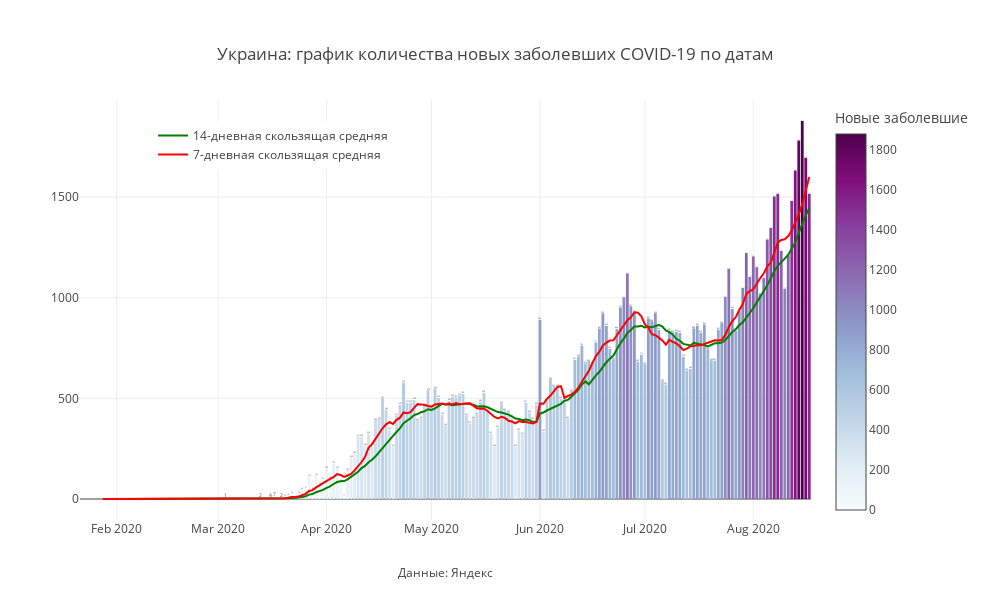

The notebook cell this image was saved under:
### Code cell
mask = X.Country ==my_country
#mask = (X.Date>datetime.date(2020,5,1)&(X.Region.isin(regions_towatch))
#mask = (X.Date>datetime.date(2020,5,1)&(X.Region==my_region)

fig = px.bar(X[mask], x='Date', 
             y="Day_confirmed",color ='Day_confirmed',
             title=f'{my_country}: '+'график количества новых заболевших COVID-19 по датам',
              color_continuous_scale= px.colors.sequential.BuPu,text = 'Day_confirmed',
             labels = {'Day_confirmed' : "Новые заболевшие",'Remaining_ill':'Текущие больные'})
fig.add_trace(
    go.Scatter(
        name='14-дневная скользящая средняя',
        x=X[mask].Date,
        y=X[mask]['MA14_dayconfirmed'],
        mode="lines",
        
        line=go.scatter.Line(color="green"),
        showlegend=True)
)
fig.add_trace(
    go.Scatter(
        name = '7-дневная скользящая средняя',
        x=X[mask]['Date'],
        y=X[mask]['MA7_dayconfirmed'],
        mode="lines",
        
        line=go.scatter.Line(color="red"),
        showlegend=True)
)
fig.update_layout(
    annotations=[
#         dict(
#             x='2020-04-13',
#             y=1355,
#             xref="x",
#             yref="y",
#             text="Введение<br>пропускной<br>системы в Москве",
#             showarrow=True,
#             arrowhead=2,
#             ax=0,
#             ay=-60),
#         dict(
#             x='2020-06-09',
#             y=1572,
#             xref="x",
#             yref="y",
#             text="Отмена<br>пропускной<br>системы в Москве",
#             showarrow=True,
#             arrowhead=2,
#             ax=0,
#             ay=-90),
        dict(
            x=0.5,
            y=-0.15,
            showarrow=False,
            text="Данные: Яндекс",
            xref="paper",
            yref="paper"),
        
                ],
    
    
                  title_x = 0.5,
                  title_y= 0.9,
                  title_xanchor = "center",
                  title_yanchor = "bottom", 
                  legend_x = 0.10,legend_y = 0.95,
                  width = 990, height = 600,template = 'gridon',
    
    
                  xaxis_title='',yaxis_title = ' '
)


fig.show()

### Figure 1 — Plotly figure (JSON) as saved in the notebook; plotly's stock layout.template omitted (floating-point values rounded to 4 significant figures; data arrays with more than 128 entries replaced by an {"elided": "..."} marker saying what was removed)
{"data": [{"alignmentgroup": "True", "hovertemplate": "Date=%{x}<br>Новые заболевшие=%{marker.color}<extra></extra>", "legendgroup": "", "marker": {"color": {"elided": "209 int values"}, "coloraxis": "coloraxis"}, "name": "", "offsetgroup": "", "orientation": "v", "showlegend": false, "text": {"elided": "209 int values"}, "textposition": "auto", "type": "bar", "x": {"elided": "209 str values"}, "xaxis": "x", "y": {"elided": "209 int values"}, "yaxis": "y"}, {"line": {"color": "green"}, "mode": "lines", "name": "14-дневная скользящая средняя", "showlegend": true, "type": "scatter", "x": {"elided": "209 str values"}, "y": {"elided": "209 float values"}}, {"line": {"color": "red"}, "mode": "lines", "name": "7-дневная скользящая средняя", "showlegend": true, "type": "scatter", "x": {"elided": "209 str values"}, "y": {"elided": "209 float values"}}], "layout": {"annotations": [{"showarrow": false, "text": "Данные: Яндекс", "x": 0.5, "xref": "paper", "y": -0.15, "yref": "paper"}], "barmode": "relative", "coloraxis": {"colorbar": {"title": {"text": "Новые заболевшие"}}, "colorscale": [[0, "rgb(247,252,253)"], [0.125, "rgb(224,236,244)"], [0.25, "rgb(191,211,230)"], [0.375, "rgb(158,188,218)"], [0.5, "rgb(140,150,198)"], [0.625, "rgb(140,107,177)"], [0.75, "rgb(136,65,157)"], [0.875, "rgb(129,15,124)"], [1, "rgb(77,0,75)"]]}, "height": 600, "legend": {"tracegroupgap": 0, "x": 0.1, "y": 0.95}, "title": {"text": "Украина: график количества новых заболевших COVID-19 по датам", "x": 0.5, "xanchor": "center", "y": 0.9, "yanchor": "bottom"}, "width": 990, "xaxis": {"anchor": "y", "domain": [0, 1], "title": {"text": ""}}, "yaxis": {"anchor": "x", "domain": [0, 1], "title": {"text": " "}}}}
